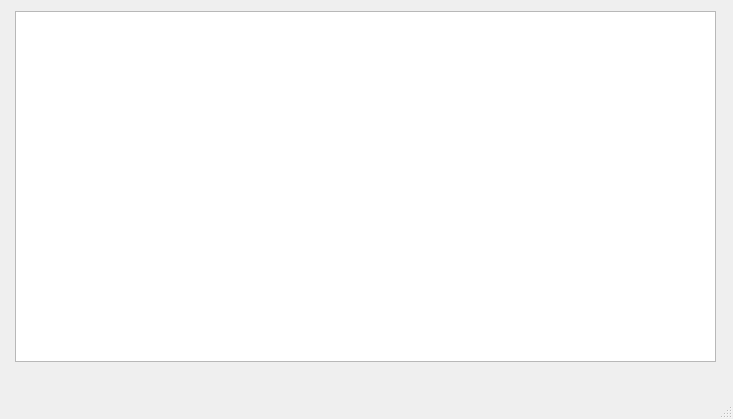
<?xml version="1.0" encoding="UTF-8"?>
<ui version="4.0">
 <class>MainWindow</class>
 <widget class="QMainWindow" name="MainWindow">
  <property name="geometry">
   <rect>
    <x>0</x>
    <y>0</y>
    <width>733</width>
    <height>419</height>
   </rect>
  </property>
  <property name="windowTitle">
   <string>MainWindow</string>
  </property>
  <widget class="QWidget" name="centralwidget">
   <widget class="QTableWidget" name="tableWidget">
    <property name="geometry">
     <rect>
      <x>15</x>
      <y>11</y>
      <width>701</width>
      <height>351</height>
     </rect>
    </property>
   </widget>
  </widget>
  <widget class="QMenuBar" name="menubar">
   <property name="geometry">
    <rect>
     <x>0</x>
     <y>0</y>
     <width>733</width>
     <height>21</height>
    </rect>
   </property>
  </widget>
  <widget class="QStatusBar" name="statusbar"/>
 </widget>
 <resources/>
 <connections/>
</ui>
